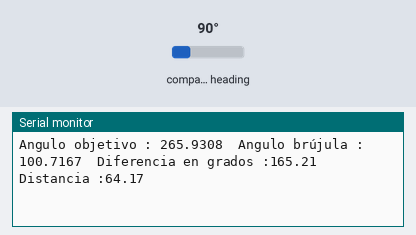
A sketch run on a simulated Arduino Uno, built with avr-gcc and run on an emulated ATmega328P. Parts: the last lines printed to the serial monitor. The inputs (shaded band) are chosen by the test bench; at power-on: compass heading 90°.

Above: at 1.8 s.
1.9 s: compass heading set to 7°
At 3.0 s:
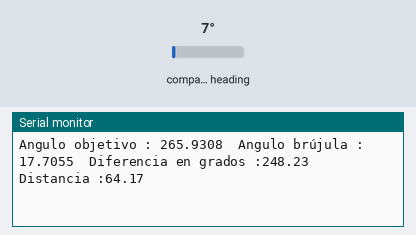
3.4 s: compass heading set to 180°
At 5.0 s:
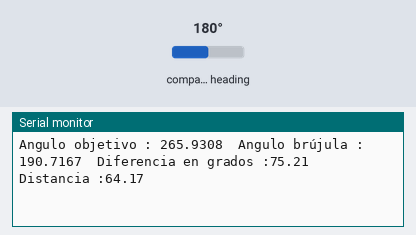
Timing chart, 0 to 6.5 s (numbered marks = the images above; inputs shaded):
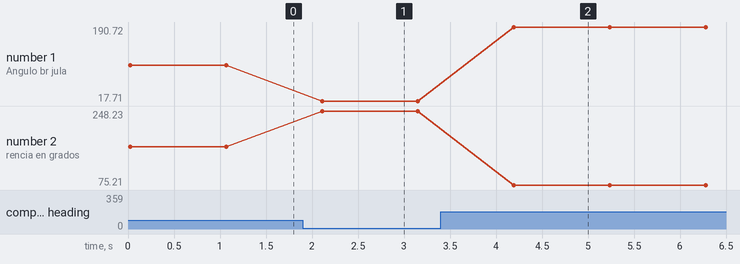

The sketch:

CodigoReturnHomeHeading.ino
```cpp
#include <Wire.h> //funcion para i2c
#include <HMC5883L.h> //funcion para el magnetometro

float clat=32.577806,clon=-115.434639; //AQUI PONES TUS COORDENADAS, O LA LECTURA DE TU GPS
float hlat=32.538741,hlon=-116.060092; //AQUI VAN LAS COORDENADAS OBJETIVO, A DONDE QUIERES IR jeje

/*
 *
 *  Coordenadas de ejemplo: (Para que vean que no importa el cuadrante, funciona igual)
 *  FIM (CRODIT): 32.63223035579081, -115.44424512278857
 *
 *  Cerro prieto: 32.417608, -115.308101
 *  Poblado de La Rumorosa 32.538741,-116.060092
 *  Sacramento, CA: 38.58157, -121.4944
 *  Osaka, JP: 34.69374, 135.50218.
 *  Lima, Perú: -12.04318, -77.02824
 *
 *
 */

HMC5883L compass;

void setup()
{
  Serial.begin(9600);

  Serial.println("Initialize HMC5883L");

  while (!compass.begin()){
    Serial.println("Checa si tu magnetometro esta conectado");
    delay(500);
  }

  compass.setRange(HMC5883L_RANGE_1_3GA);
  compass.setMeasurementMode(HMC5883L_CONTINOUS);
  compass.setDataRate(HMC5883L_DATARATE_30HZ);
  compass.setSamples(HMC5883L_SAMPLES_8);

  //CALIBRACION tuto: https://pirobotblog.wordpress.com/2017/01/25/using-a-hmc5883l-calibration/
  compass.setOffset(0, 0); //EN CASO DE QUE TU MAGNETOMETRO ESTE DESCALIBRADO ESTE ES UN HACK, no es muy fiable pero hace la chamba
  //
}

void loop()
{
  Vector norm = compass.readNormalize();

  // Calculamos la direccion a la que apunta nuestra brujula
  float heading = atan2(norm.YAxis, norm.XAxis);

  /*DECLINACION MAGNETICA QUE NO SE TE PASEEEEEEEEEEEEEEEEEEE
   * Esta parte es muy importante
   * es necesario añadir la declinacion magnetica
   * para aumentar la precision de nuestra brujula
   * float declinationAngle = (AQUI MODIFICAS GRADOS + (AQUI MODIFICAS MINUTOS / 60.0)) / (180 / M_PI);
   * En la siguiente pagina podemos sacar la declinacion
   * Se ve como --> Magnetic Declination: +10°(grados) 43'(minutos)
   * https://www.magnetic-declination.com/
   */
  float declinationAngle = (10.0 + (43.0 / 60.0)) / (180 / M_PI);
  heading += declinationAngle;

  // Trabajaremos con angulos de 0 a 360 grados, es necesario para que los cuadrantes cuadren con la funcion atan2
  if (heading < 0){
    heading += 2 * PI;
  }
  if (heading > 2 * PI){
    heading -= 2 * PI;
  }

  // Pasamos el dato de la brujula a grados, recordemos que nos arrojan datos en RADIANES MUCHO CUIDADO!
  float headingDegrees = heading * 180/M_PI;

  get_direction(clat,clon,hlat,hlon,headingDegrees); //VER PESTAÑA CALCULOS PARA SABER QUE ONDA

  delay(1000);
}
```

calculos.ino
```cpp
//Funcion para calcular la dirección a casa usando coordenadas actuales y coordenadas del punto de retorno
float calc_heading(float lat1, float lon1, float lat2, float lon2)
 {
   float a,c;
   float heading,diflon;

   lat1 = radians(lat1);
   lat2 = radians(lat2);              //Es recomendable trabajar en radianes, en esta parte convertimos latitudes.
   diflon = radians((lon2)-(lon1));   //Aqui la diferencia de longitudes en radianes.

   a = sin(diflon)*cos(lat2); //poquito de trigonometría :c todos los calculos los pueden comprobar en symbolab.
   c = cos(lat1)*sin(lat2)-sin(lat1)*cos(lat2)*cos(diflon);
   a = atan2(a,c); //Esta funcion nos ahorra el tener que identificar los cuadrantes :D

   heading = degrees(a); //Conversion a grados

   if(heading < 0){heading+=360; } //Queremos trabajar con angulos absolutos de 0 a 360 grados!!!!
   return heading; //mandamos lo que calculamos
 }

float calcular_distancia(float lat1, float lon1, float lat2, float lon2){//Esta funcion es para calcular la distancia entre los dos puntos

  float diflon,diflat,dist;
  float a,c;
  int radioTierra = 6371000;

  //Estoy utilizando la fórmula del Haversine!
  diflat= radians((lat2)-(lat1));
  diflon = radians((lon2)-(lon1));

  a = sq(sin(diflat/2))+cos(lat1)*cos(lat2)*sq(sin(diflon/2));
  c = 2*atan2(sqrt(a),sqrt(1-a));
  dist = c*radioTierra;

  return dist; //distancia entre los puntos
}

void get_direction(float lat1, float lon1, float lat2, float lon2, float currentAngle){
  float heading = calc_heading(lat1,lon1,lat2,lon2);
  float distance = calcular_distancia(lat1,lon1,lat2,lon2);

     Serial.print("Angulo objetivo : "); Serial.print(heading,4);
     Serial.print("  Angulo brújula : "); Serial.print(currentAngle,4);
     Serial.print("  Diferencia en grados :"); Serial.print(abs(currentAngle-heading));
     Serial.print("  Distancia :"); Serial.println(distance);
}
```

Measured:
- after the input at 1.9 s, the serial monitor: prints a new line after 0.21 s (image 1)
- after the input at 3.4 s, the serial monitor: prints a new line after 0.79 s (image 2)
- plotted number 1: 100.72 → 17.71 after the input at 1.9 s, 17.71 → 190.72 after the input at 3.4 s
- plotted number 2: 165.21 → 248.23 after the input at 1.9 s, 248.23 → 75.21 after the input at 3.4 s
